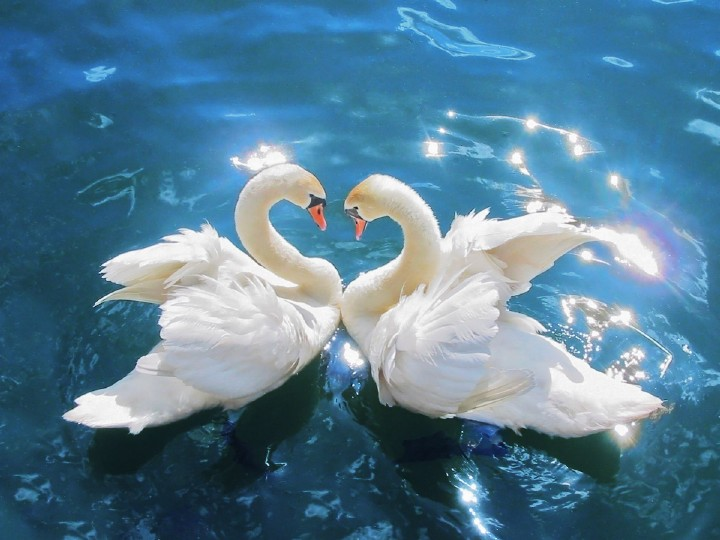
%> input picture CRcode/cutmatch_image/swan.jpg, 720 x 540 px; its folder holds only this picture in this run
$ octave testCutMatch_image.m   (GNU Octave 9; MATLAB toolbox functions it lacks are replaced by stand-ins)
%> lines starting %> are read from the running program, lines starting %| are printed output that depends on the picture
clear all; clc; close all;
isShowFig = 1; isShowTri = 1; isShowResult = 1;
isCombineTri = 0; % if we combine triangulation of two partitions
delta = 150; delta2 = 200000;
nTestDensity = 10;
imgDir = 'cutmatch_image/';
imgFiles = dir([imgDir '*.jpg']);
testDensity = [0:0.02:0.04];
isLength = 0; % whether to use the distance and connectivity for cuts

for fptr = 1:length(imgFiles)
    display([num2str(fptr)]);
    img = imread([imgDir imgFiles(fptr).name]);
%> img is the input picture: size 540x720x3 uint8; mean R, G, B 86.3, 126, 149.3
    img = img(144:455,51:677,:);
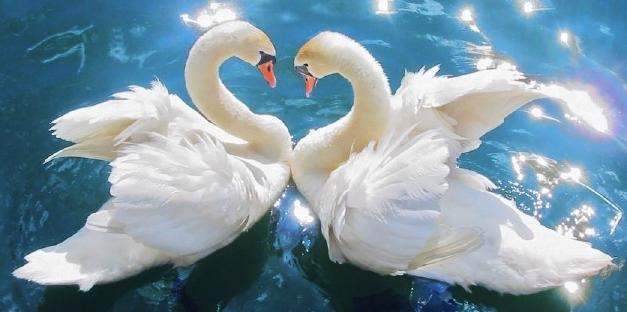
%> img: size 312x627x3 uint8; mean R, G, B 126.3, 151.7, 164.8
    imgGray = rgb2gray(img);
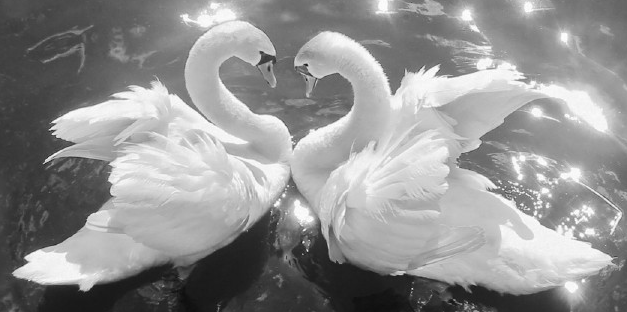
%> imgGray: size 312x627 uint8; min 12, max 255, mean 145.6
    [m, n]=size(imgGray);
%> m = 312; n = 627
    tmpName = imgFiles(fptr).name;
    imgLetter = tmpName(1:(find(tmpName=='.')-1));
    fp = fopen([imgDir imgLetter '.txt'],'r');
%> (the run ends here)
